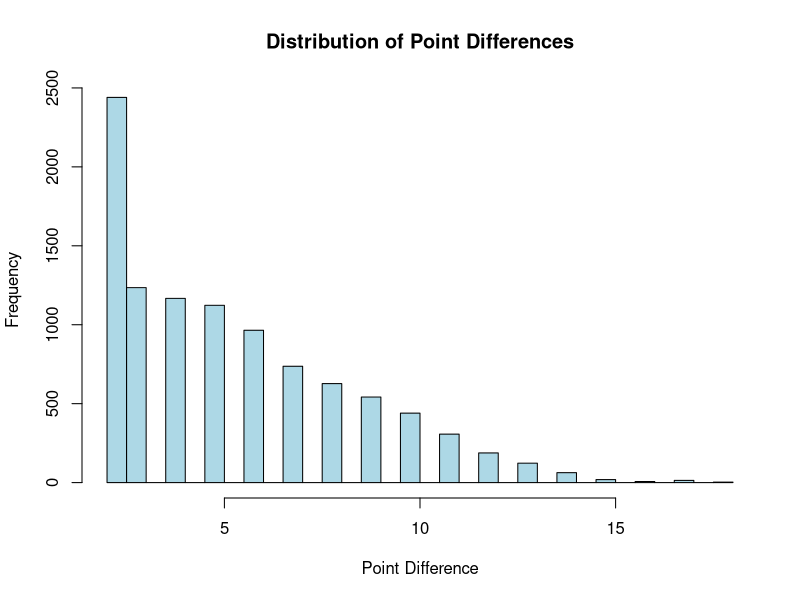

This figure's R source:
## ---- chunk 1
knitr::opts_chunk$set(echo=T,eval=T,message=F,warning=F,fig.align='center')
library(tidyverse)
## ---- chunk 2
playPingPong <- function(scoreTrigger = 21, winMargin=2, probPlayerA=0.5){
  #initialize a score vector to be 0,0
  scoreA <- 0
  scoreB <- 0
  #repeat while the winning condition has not been reached
  #i.e. repeat while max score < 21 or point difference < 2
  while ((max(scoreA, scoreB) < scoreTrigger) || (abs(scoreA - scoreB) < winMargin)) {
    # Assign a point to Player A or Player B based on probPlayerA
    if (runif(1) < probPlayerA) {
      scoreA <- scoreA + 1
    } else {
      scoreB <- scoreB + 1
    }
  }
    #Assign a point to player 1 or 2 randomly

  #return the point difference
  return(abs(scoreA - scoreB))
}
## ---- chunk 3
# Set seed for reproducibility
set.seed(123)

# Number of simulations
num_simulations <- 10000

# Observed point difference from the actual game
observed_diff <- 21 - 15  # 6 points

# Simulate multiple games and record point differences
simulated_diffs <- replicate(num_simulations, playPingPong())

# Plot the distribution of simulated point differences
hist(simulated_diffs, breaks = 30, main = "Distribution of Point Differences",
     xlab = "Point Difference", col = "lightblue", border = "black")

# Calculate the p-value
# Since Bacchus won by 6 points, we consider point differences >=6
# under the alternative that Bacchus is better (one-sided test)
p_value <- mean(simulated_diffs >= observed_diff)

# Display the p-value
cat("P-value:", p_value, "\n")

## ---- chunk 4
before = c(4,5,6,3,6,3,4,5,5,3,4,6,4,6,3,4,2,2,0,7,5,8,4,5,1,4,4,8,2,3)
after  = c(3,2,4,3,7,5,5,2,2,4,5,2,2,6,1,5,6,3,2,3,7,3,4,5,4,2,2,6,7,8)
## ---- chunk 5
# Observed difference in means
observed_diff <- mean(after) - mean(before)

# Permutation test
set.seed(123)  # For reproducibility
n_permutations <- 10000
combined <- c(before, after)
n_before <- length(before)

# Initialize a vector to store permuted differences
permuted_diffs <- numeric(n_permutations)

for (i in 1:n_permutations) {
  permuted <- sample(combined)  # Shuffle the combined data
  permuted_diffs[i] <- mean(permuted[1:n_before]) - mean(permuted[(n_before + 1):length(combined)])
}

# Calculate the p-value (two-sided test)
p_value <- mean(abs(permuted_diffs) >= abs(observed_diff))

# Results
cat("Observed Difference in Means:", observed_diff, "\n")
cat("P-value:", p_value, "\n")








